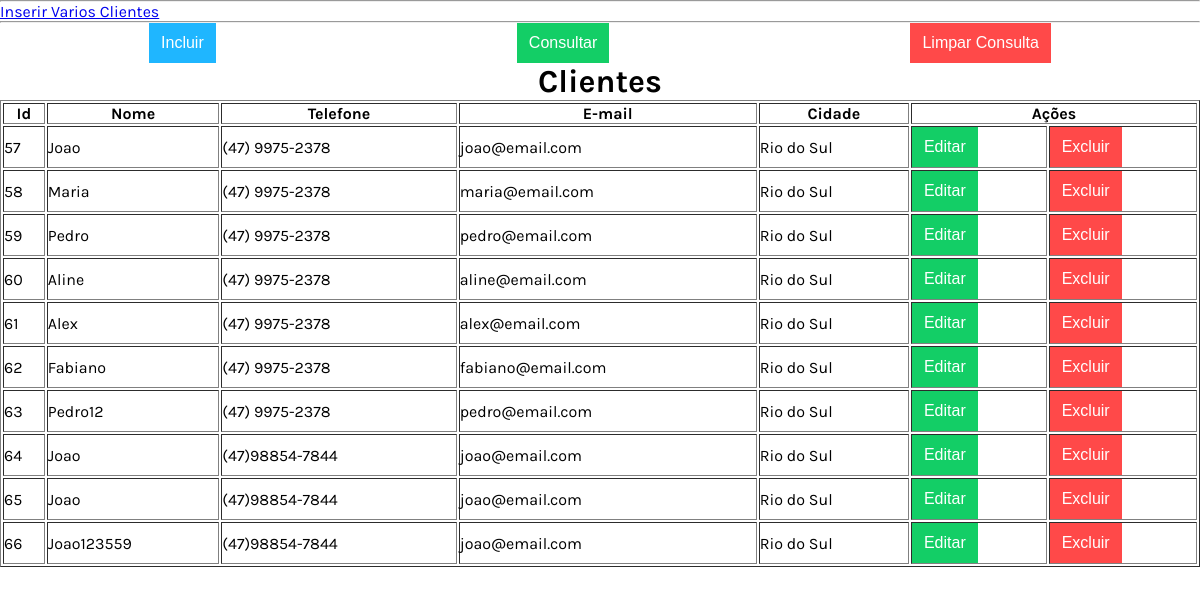
Screenshot of /consulta-cliente-simples.php with the database file from the repository.
### tables this page shows
CREATE TABLE cliente (cliente_id INTEGER PRIMARY KEY AUTOINCREMENT NOT NULL, nome TEXT, telefone TEXT, email TEXT, cidade TEXT);

### consulta-cliente-simples.php (the view, shortened to what this page needs)
<?php
function getDados(){
    $pdo = getConexao();
    $query = "SELECT * FROM `cliente`";
    $stmt = $pdo->prepare($query);
    $stmt->execute();
    $aDados = array();
    while ($result = $stmt->fetch(PDO::FETCH_ASSOC)) {
        $aDados[] = $result;
    }
    return $aDados;
}
function getColunasTabela(){
    $html_colunas_tabela = '';
    $aDados = getDados();
    if (count($aDados)) {
        foreach ($aDados as $aContato) {
            $html_colunas_tabela .= "<tr>";
            $cliente_id = $aContato["cliente_id"];
            $nome       = $aContato["nome"];
            $telefone   = $aContato["telefone"];
            $email      = $aContato["email"];
            $cidade     = $aContato["cidade"];
            $html_colunas_tabela .= "<td>$cliente_id</td>";
            $html_colunas_tabela .= "<td>$nome</td>";
            $html_colunas_tabela .= "<td>$telefone</td>";
            $html_colunas_tabela .= "<td>$email</td>";
            $html_colunas_tabela .= "<td>$cidade</td>";
            $html_colunas_tabela .= getAcoesCliente($cliente_id);
            $html_colunas_tabela .= "</tr>";
        }
    } else {
        $html_colunas_tabela .= "<tr><td colspan=\"7\" align='center'>Sem dados para exibir</td></tr>";
    }
    return $html_colunas_tabela;
}
function getAcoesCliente($cliente_id) {
    $html_acao = '<td>
                        <button type="button" class="button green"
                            onclick="editarCliente(' . $cliente_id . ')">Editar</button>
                   </td>
                   <td>
                        <button type="button" class="button red"
                            onclick="excluirCliente(' . $cliente_id . ')">Excluir</button>
                    </td>';
    return $html_acao;
}
function carregaCabecalho() {
    $html = '<!DOCTYPE html>
            <html lang="pt-BR">
            <head>
                <meta charset="UTF-8">
                <meta http-equiv="X-UA-Compatible" content="IE=edge">
                <meta name="viewport" content="width=device-width, initial-scale=1.0">
                <link rel="preconnect" href="https://fonts.gstatic.com">
                <link href="https://fonts.googleapis.com/css2?family=Karla:ital,wght@0,400;0,700;1,200;1,800&display=swap"
                      rel="stylesheet">
                <link rel="stylesheet" href="css/button.css">
                <link rel="stylesheet" href="css/main.css">
                <link rel="stylesheet" href="css/button.css">
                <link rel="stylesheet" href="css/records.css">
                <link rel="stylesheet" href="css/modal.css">
                <script src="js/jquery.min.js" defer></script>
                <script src="js/cliente.js" defer></script>
                <title>Cliente</title>
            </head>
            <body>';
    return $html;
}
function getAcoesInclusao(){
    return '<section class="acoes">
                <button type="button" class="button blue mobile" id="cadastrarCliente">Incluir</button>
                <button type="button" class="button green" id="consultarDadosCliente">Consultar</button>
                <button type="button" class="button red" id="limparDadosCliente">Limpar Consulta</button>
            </section>';
}
function getModalClientes(){
    return '<div class="modal" id="modal">
            <div class="modal-content">
                <header class="modal-header">
                    <h2>Novo Cliente</h2>
                    <span class="modal-close" id="modalClose">&#10006;</span>
                </header>
                <form id="form" class="modal-form">
                    <input type="hidden" id="cliente_id" class="modal-field" placeholder="Id">
                    <input type="text" id="nome" data-index="new" class="modal-field" placeholder="Nome do Cliente" required value="Joao">
                    <input type="text" id="telefone" class="modal-field" placeholder="Telefone..." required value="(47)98854-7844">
                    <input type="email" id="email" class="modal-field" placeholder="E-mail..." required value="joao@email.com">
                    <input type="text" id="cidade" class="modal-field" placeholder="Cidade..." required value="Rio do Sul">
                </form>
                <footer class="modal-footer" id="modal-footer">
                    <button id="salvar" class="button green">Salvar</button>
                    <button id="cancelar" class="button blue">Cancelar</button>
                </footer>
            </div>
        </div>';
}
function carregaClientes(){
    $html_tabela = carregaCabecalho();
    $html_tabela .= '<a href="executa_insert_clientes.php" >Inserir Varios Clientes</a>';
    $html_tabela .= "<hr>";
    $html_tabela .= getAcoesInclusao();
    $html_tabela .= "<table border='1' id=\"tableDados\">";
    $html_tabela .= "<caption><h1>Clientes</h1></caption>";
    $html_tabela .= "<thead>";
    $html_tabela .= "    <tr>";
    $html_tabela .= "    <th>Id</th>";
    $html_tabela .= "    <th>Nome</th>";
    $html_tabela .= "    <th>Telefone</th>";
    $html_tabela .= "    <th>E-mail</th>";
    $html_tabela .= "    <th>Cidade</th>";
    $html_tabela .= "    <th colspan='2'>Ações</th>";
    $html_tabela .= "    </tr>";
    $html_tabela .= "</thead>";
    $html_tabela .= "<tbody>";
    $html_tabela .= getColunasTabela();
    $html_tabela .= "</tbody>";
    $html_tabela .= "</table>";
    $html_tabela .= getModalClientes();
    echo $html_tabela;
}
carregaClientes();

### css/button.css (style rules this page uses)
.button { border-style: none; height: 40px; padding: 6px 12px; background-color: black; color: white; font-size: 1rem; cursor: pointer; transition: box-shadow .6s ease; }
.button.blue { background-color: #1FB6FF; }
button.green { background-color: #13CE66; }
button.red { background-color: #FF4949; }

### css/main.css (style rules this page uses)
* { padding: 0; margin: 0; box-sizing: border-box; }
:root { --primary-color: #FFBA00; --secundary-color: #FFF1CC; --shadow-color: #CCC; --text-color: #FFF; }
body { min-height: 100vh; display: flex; flex-direction: column; font-family: 'karla', sans-serif; position:relative; }
.acoes { display: flex; justify-content: space-around; gap:3px; }

### rows the page displays
cliente: cliente_id "57", nome "Joao", telefone "(47) 9975-2378", email "joao@email.com", cidade "Rio do Sul"
cliente: cliente_id "58", nome "Maria", telefone "(47) 9975-2378", email "maria@email.com", cidade "Rio do Sul"
cliente: cliente_id "59", nome "Pedro", telefone "(47) 9975-2378", email "pedro@email.com", cidade "Rio do Sul"
cliente: cliente_id "60", nome "Aline", telefone "(47) 9975-2378", email "aline@email.com", cidade "Rio do Sul"
cliente: cliente_id "61", nome "Alex", telefone "(47) 9975-2378", email "alex@email.com", cidade "Rio do Sul"
cliente: cliente_id "62", nome "Fabiano", telefone "(47) 9975-2378", email "fabiano@email.com", cidade "Rio do Sul"
cliente: cliente_id "63", nome "Pedro12", telefone "(47) 9975-2378", email "pedro@email.com", cidade "Rio do Sul"
cliente: cliente_id "64", nome "Joao", telefone "(47)98854-7844", email "joao@email.com", cidade "Rio do Sul"
cliente: cliente_id "65", nome "Joao", telefone "(47)98854-7844", email "joao@email.com", cidade "Rio do Sul"
cliente: cliente_id "66", nome "Joao123559", telefone "(47)98854-7844", email "joao@email.com", cidade "Rio do Sul"
